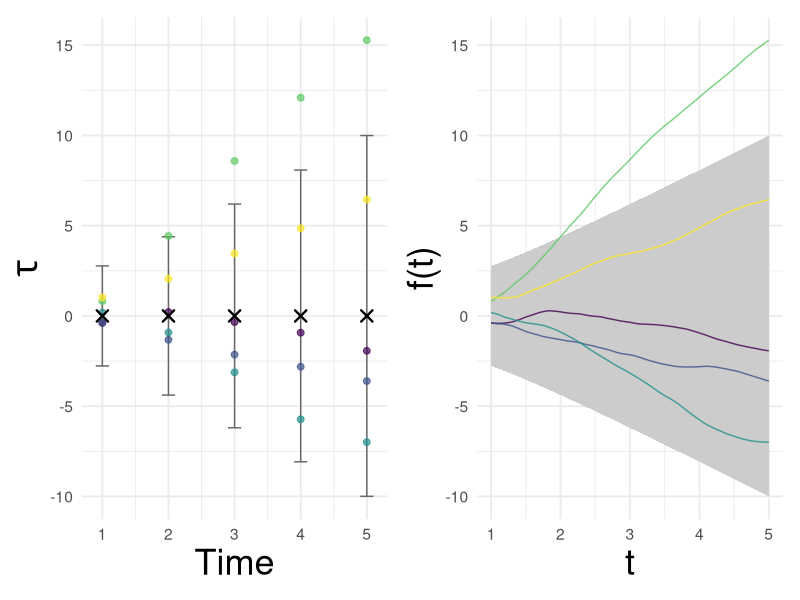
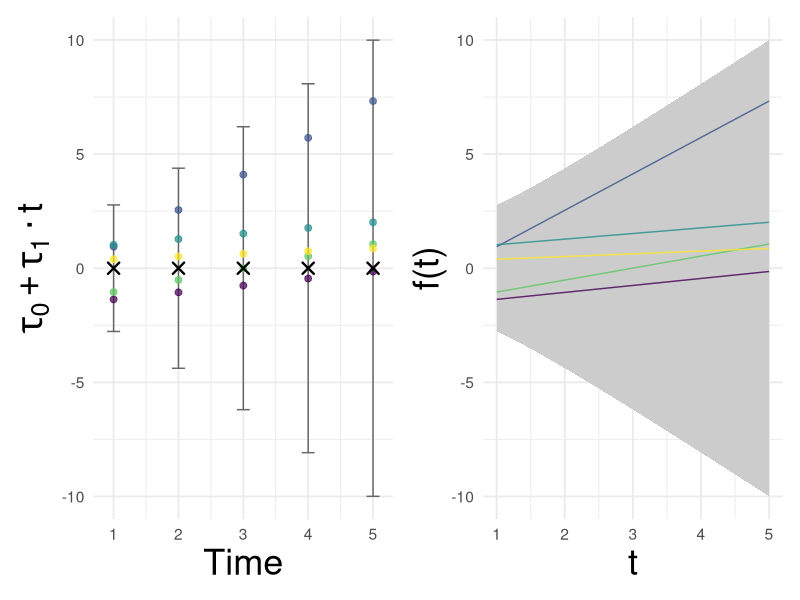
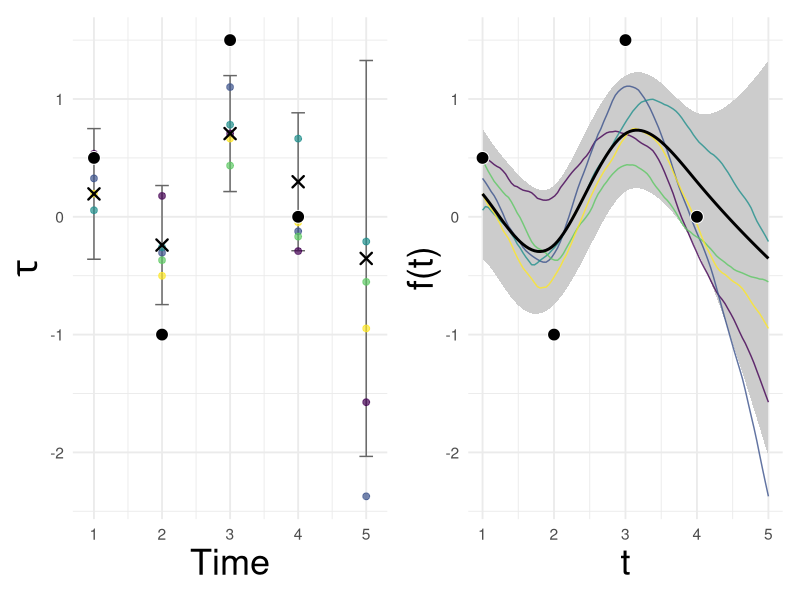
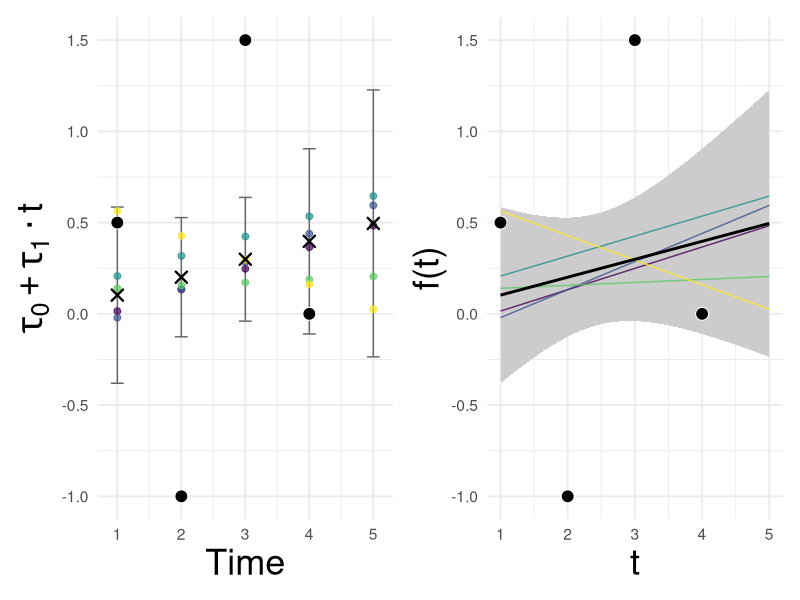
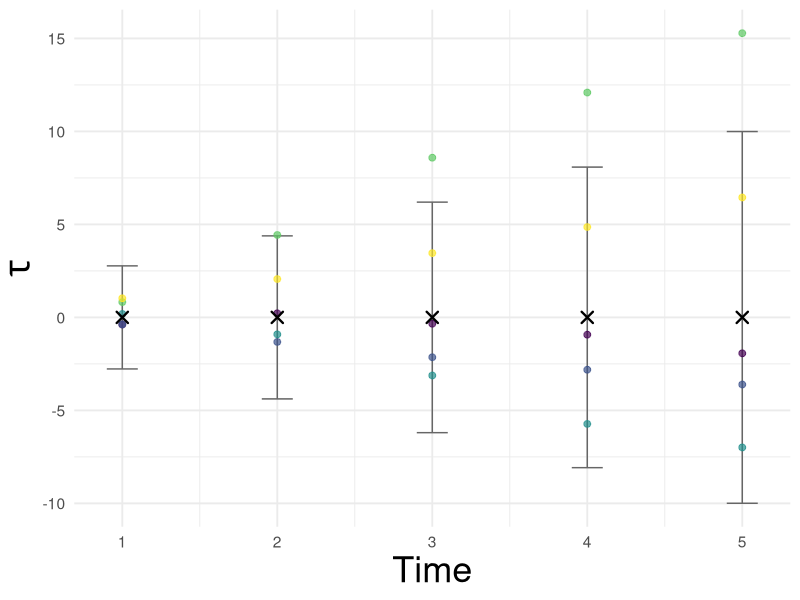
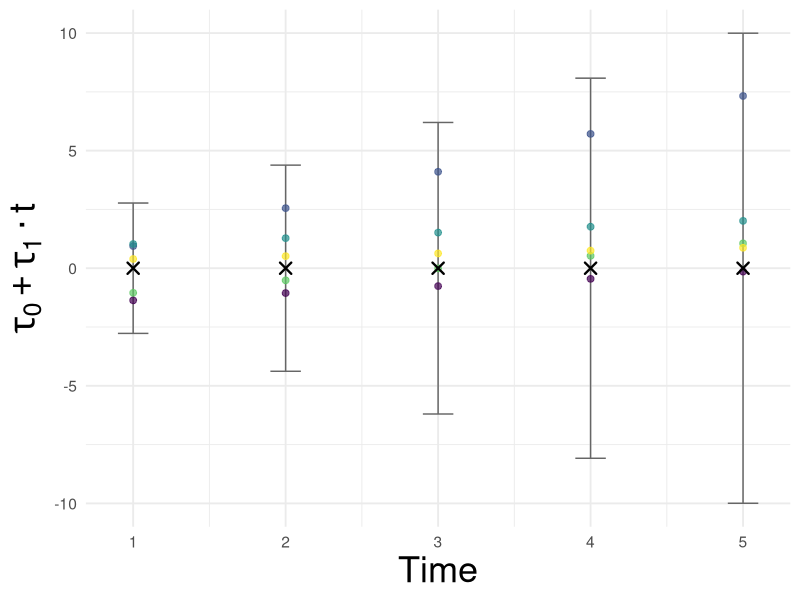
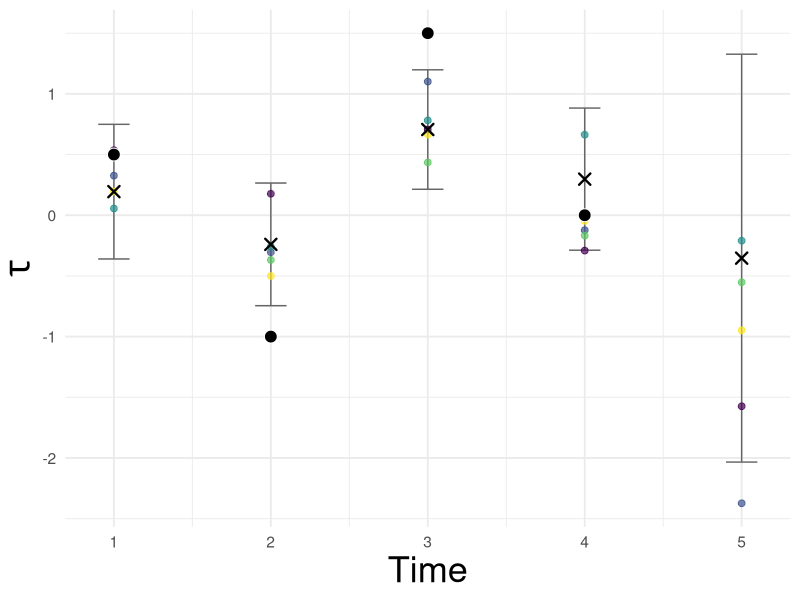
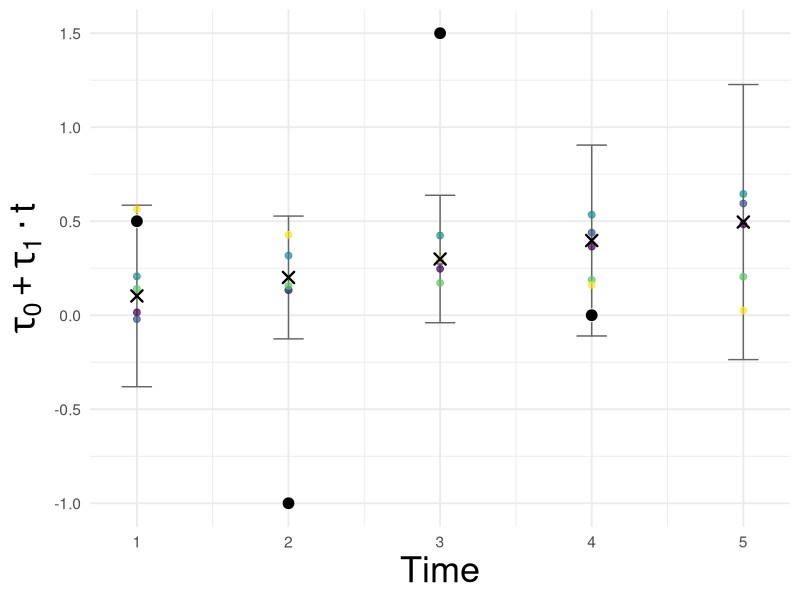

Write R code to recreate these figures, in order.
# install.packages(c("MASS","dplyr","tidyr","ggplot2","viridis","patchwork"))
library(MASS)       # for mvrnorm
library(dplyr)      # for data wrangling
library(tidyr)      # for pivoting
library(ggplot2)    # for plotting
library(viridis)    # for color scales
library(patchwork)  # for arranging plots
set.seed(4)
# Helper to sample from (possibly low-rank) covariance Σ
sample_gp_paths <- function(Sigma, n.samps = 5, tol = 1e-8) {
  ev  <- eigen(Sigma, symmetric = TRUE)
  pos <- which(ev$values > tol)
  L   <- ev$vectors[,pos] %*% diag(sqrt(ev$values[pos]), length(pos))
  Z   <- matrix(rnorm(length(pos) * n.samps), nrow = length(pos))
  t(L %*% Z)
}

# Covariance kernelsm
cov_intBM <- function(s, t) {
  smin <- outer(s, t, pmin); smax <- outer(s, t, pmax)
  (smin^2 * smax)/2 - (smin^3)/6
}
cov_intBM_scaled <- function(s, t) {
  K0      <- cov_intBM(s, t)
  scaling <- 3 / sqrt(outer(s, t, "*"))
  K0 * scaling + outer(rep(1,length(s)),rep(1,length(t)),"*")
}
cov_rank1 <- function(s, t) { outer(s, t, "*") + outer(rep(1,length(s)),rep(1,length(t)),"*")}

# Time grids + observations
times_disc <- 1:5
times_cont <- seq(1, 5, length.out = 100)
obs_df     <- tibble(time = 1:4, y = c(0.5, -1.0, 1.5, 0.0))

# Function to build all four plots for a given kernel
make_plots <- function(kernel, name,
                       times_disc, times_cont, obs_df, n.samps = 5,
                       tau_name = expression(tau),
                       base_size =26) {
  # 1) Covariances
  Sigma_cont <- kernel(times_cont, times_cont)
  Sigma_disc <- kernel(times_disc, times_disc)
  K_xX       <- kernel(times_cont, obs_df$time)           # 100×4
  K_XX       <- kernel(obs_df$time, obs_df$time) +
    diag(1e-1, nrow(obs_df))                  # 4×4
  K_inv      <- solve(K_XX)
  
  # 2) PRIOR
  prior_paths_cont <- sample_gp_paths(Sigma_cont, n.samps)
  # sample‐cloud at discrete times
  idxs <- sapply(times_disc, function(t) which.min(abs(times_cont - t)))
  prior_paths_disc <- prior_paths_cont[, idxs]
  prior_mv_disc <- tibble(
    time  = times_disc,
    mean  = 0,
    sd    = sqrt(diag(Sigma_disc))
  ) %>% mutate(lower = mean - 1.96*sd, upper = mean + 1.96*sd)
  prior_mv_cont <- tibble(
    time  = times_cont,
    mean  = 0,
    sd    = sqrt(diag(Sigma_cont))
  ) %>% mutate(lower = mean - 1.96*sd, upper = mean + 1.96*sd)
  
  # 3) POSTERIOR (continuous)
  post_mean_cont <- K_xX %*% (K_inv %*% obs_df$y)                      # 100×1
  post_cov_cont  <- Sigma_cont - K_xX %*% K_inv %*% t(K_xX)            # 100×100
  post_mv_cont   <- tibble(
    time  = times_cont,
    mean  = as.vector(post_mean_cont),
    sd    = sqrt(diag(post_cov_cont))
  ) %>% mutate(lower = mean - 1.96*sd, upper = mean + 1.96*sd)
  post_paths_cont <- sweep(
    sample_gp_paths(post_cov_cont, n.samps),
    2, post_mean_cont, FUN = "+"
  )
  
  # 4) POSTERIOR (discrete)
  K_dX            <- kernel(times_disc, obs_df$time)                  # 5×4
  K_Xd            <- kernel(obs_df$time, times_disc)                  # 4×5
  post_mean_disc  <- as.vector(K_dX %*% (K_inv %*% obs_df$y))         # 5×1
  post_cov_disc   <- Sigma_disc - K_dX %*% K_inv %*% K_Xd             # 5×5
  post_mv_disc <- tibble(
    time  = times_disc,
    mean  = post_mean_disc,
    sd    = sqrt(diag(post_cov_disc))
  ) %>% mutate(lower = mean - 1.96*sd, upper = mean + 1.96*sd)
  post_paths_disc <- post_paths_cont[, idxs]
  
  # reshape clouds
  df_prior_cloud_disc <- as_tibble(prior_paths_disc) %>%
    mutate(sample = row_number()) %>%
    pivot_longer(-sample, names_to="i", values_to="y") %>%
    mutate(time = times_disc[as.integer(sub("V","",i))])
  df_post_cloud_disc  <- as_tibble(post_paths_disc)  %>%
    mutate(sample = row_number()) %>%
    pivot_longer(-sample, names_to="i", values_to="y") %>%
    mutate(time = times_disc[as.integer(sub("V","",i))])
  
  df_prior_paths_cont <- as_tibble(prior_paths_cont) %>%
    mutate(sample = row_number()) %>%
    pivot_longer(-sample, names_to="i", values_to="y") %>%
    mutate(time = times_cont[as.integer(sub("V","",i))])
  df_post_paths_cont  <- as_tibble(post_paths_cont)  %>%
    mutate(sample = row_number()) %>%
    pivot_longer(-sample, names_to="i", values_to="y") %>%
    mutate(time = times_cont[as.integer(sub("V","",i))])
  
  # 5) Build ggplots
  p_disc_prior <- ggplot() +
    geom_errorbar(data = prior_mv_disc,
                  aes(x = time, ymin = lower, ymax = upper),
                  width = 0.2, color = "grey40") +
    geom_point(data = df_prior_cloud_disc,
               aes(x = time, y = y, color = factor(sample)),
               alpha = 0.7, size = 2) +
    geom_point(data = prior_mv_disc,
               aes(x = time, y = mean),
               shape = 4, size = 3, stroke = 1.2, color = "black") +
    labs(
      x     = "Time",
      y     = tau_name,
      color = NULL      # no legend title
    ) +
    scale_color_viridis_d(guide = "none") +
    scale_x_continuous(breaks = times_disc) +
    theme_minimal(base_size = 14) +
    theme(
      axis.title.y = element_text(
        size  = base_size, 
      ),
      axis.title.x = element_text(
        size  = base_size, 
      )
    )
  
  p_disc_post <- ggplot() +
    geom_errorbar(data = post_mv_disc,
                  aes(x = time, ymin = lower, ymax = upper),
                  width = 0.2, color = "grey40") +
    geom_point(data = df_post_cloud_disc,
               aes(x = time, y = y, color = factor(sample)),
               alpha = 0.7, size = 2) +
    geom_point(data = post_mv_disc,
               aes(x = time, y = mean),
               shape = 4, size = 3, stroke = 1.2, color = "black") +
    geom_point(data = obs_df,
               aes(x = time, y = y),
               shape = 21, fill = "black", color = "white", size = 4) +
    labs(
      x     = "Time",
      y     = tau_name,
      color = NULL
    ) +
    scale_color_viridis_d(guide = "none") +
    scale_x_continuous(breaks = times_disc) +
    theme_minimal(base_size = 14) +
    theme(
      axis.title.y = element_text(
        size  = base_size, 
      ),
      axis.title.x = element_text(
        size  = base_size, 
      )
    )
  
  p_cont_prior <- ggplot() +
    geom_ribbon(data = prior_mv_cont,
                aes(time, ymin = lower, ymax = upper),
                fill = "grey80") +
    geom_line(data = df_prior_paths_cont,
              aes(time, y = y, color = factor(sample)),
              alpha = 0.8) +
    labs(
      x     = "t",
      y     = "f(t)",
      color = NULL
    ) +
    scale_color_viridis_d(guide = "none") +
    theme_minimal(base_size = 14) +
    theme(
      axis.title.y = element_text(
        size  = base_size, 
      ),
      axis.title.x = element_text(
        size  = base_size, 
      )
    )
  
  p_cont_post <- ggplot() +
    geom_ribbon(data = post_mv_cont,
                aes(time, ymin = lower, ymax = upper),
                fill = "grey80") +
    geom_line(data = df_post_paths_cont,
              aes(time, y = y, color = factor(sample)),
              alpha = 0.8) +
    geom_line(data = post_mv_cont,
              aes(time, y = mean),
              size = 1, color = "black") +
    geom_point(data = obs_df,
               aes(x = time, y = y),
               shape = 21, fill = "black", color = "white", size = 4) +
    labs(
      x     = "t",
      y     = "f(t)",
      color = NULL
    ) +
    scale_color_viridis_d(guide = "none") +
    theme_minimal(base_size = 14) +
    theme(
      axis.title.y = element_text(
        size  = base_size, 
      ),
      axis.title.x = element_text(
        size  = base_size, 
      )
    )
  
  list(
    disc_prior     = p_disc_prior,
    disc_posterior = p_disc_post,
    cont_prior     = p_cont_prior,
    cont_posterior = p_cont_post
  )
}

# 6) Generate and arrange for both kernels
intbm_plots  <- make_plots(cov_intBM_scaled, "Scaled IntBM",
                           times_disc, times_cont, obs_df)
rank1_plots <- make_plots(cov_rank1,       "Rank-1 Kernel",
                          times_disc, times_cont, obs_df,tau_name = expression(tau[0] + tau[1] %.% t))

# Arrange in a 4×2 grid: each kernel’s discrete and continuous plots side by side
layout <- (intbm_plots$disc_prior    + intbm_plots$disc_posterior) /
  (intbm_plots$cont_prior    + intbm_plots$cont_posterior) /
  (rank1_plots$disc_prior   + rank1_plots$disc_posterior) /
  (rank1_plots$cont_prior   + rank1_plots$cont_posterior) +
  plot_layout(guides = "collect") &
  theme(legend.position = "bottom")

print((intbm_plots$disc_prior  + intbm_plots$cont_prior))
print((rank1_plots$disc_prior  + rank1_plots$cont_prior))
print((intbm_plots$disc_posterior  + intbm_plots$cont_posterior))
print((rank1_plots$disc_posterior  + rank1_plots$cont_posterior))

ggsave("disc_prior_bm.pdf", intbm_plots$disc_prior, width = 12, height = 12)
ggsave("disc_prior_r1.pdf", rank1_plots$disc_prior, width = 12, height = 12)
ggsave("disc_post_bm.pdf", intbm_plots$disc_posterior, width = 12, height = 12)
ggsave("disc_post_r1.pdf", rank1_plots$disc_posterior, width = 12, height = 12)

ggsave("cont_prior_bm.pdf", intbm_plots$cont_prior, width = 12, height = 12)
ggsave("cont_prior_r1.pdf", rank1_plots$cont_prior, width = 12, height = 12)
ggsave("cont_post_bm.pdf", intbm_plots$cont_posterior, width = 12, height = 12)
ggsave("cont_post_r1.pdf", rank1_plots$cont_posterior, width = 12, height = 12)
